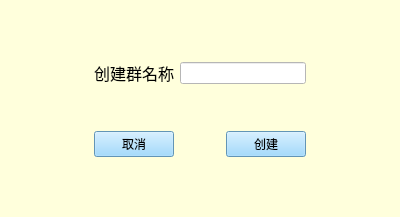
<?xml version="1.0" encoding="UTF-8"?>
<ui version="4.0">
 <class>CreateGroup</class>
 <widget class="QWidget" name="CreateGroup">
  <property name="geometry">
   <rect>
    <x>0</x>
    <y>0</y>
    <width>400</width>
    <height>217</height>
   </rect>
  </property>
  <property name="windowTitle">
   <string>Form</string>
  </property>
  <property name="styleSheet">
   <string notr="true">background-color: rgb(255, 255, 220);
</string>
  </property>
  <layout class="QGridLayout" name="gridLayout_2">
   <item row="0" column="1">
    <spacer name="verticalSpacer_2">
     <property name="orientation">
      <enum>Qt::Vertical</enum>
     </property>
     <property name="sizeHint" stdset="0">
      <size>
       <width>20</width>
       <height>40</height>
      </size>
     </property>
    </spacer>
   </item>
   <item row="2" column="1">
    <spacer name="verticalSpacer">
     <property name="orientation">
      <enum>Qt::Vertical</enum>
     </property>
     <property name="sizeHint" stdset="0">
      <size>
       <width>20</width>
       <height>40</height>
      </size>
     </property>
    </spacer>
   </item>
   <item row="1" column="1">
    <layout class="QGridLayout" name="gridLayout">
     <item row="0" column="1" colspan="2">
      <widget class="QLineEdit" name="lineEdit">
       <property name="styleSheet">
        <string notr="true">background-color: rgb(255, 255, 255);</string>
       </property>
      </widget>
     </item>
     <item row="0" column="0">
      <widget class="QLabel" name="label">
       <property name="font">
        <font>
         <family>AcadEref</family>
         <pointsize>10</pointsize>
        </font>
       </property>
       <property name="text">
        <string>&lt;html&gt;&lt;head/&gt;&lt;body&gt;&lt;p align=&quot;center&quot;&gt;&lt;span style=&quot; font-size:12pt;&quot;&gt;创建群名称&lt;/span&gt;&lt;/p&gt;&lt;/body&gt;&lt;/html&gt;</string>
       </property>
      </widget>
     </item>
     <item row="2" column="0">
      <widget class="QPushButton" name="cancelButton">
       <property name="styleSheet">
        <string notr="true">background-color: rgb(137, 208, 255);</string>
       </property>
       <property name="text">
        <string>取消</string>
       </property>
      </widget>
     </item>
     <item row="2" column="1">
      <spacer name="horizontalSpacer">
       <property name="orientation">
        <enum>Qt::Horizontal</enum>
       </property>
       <property name="sizeHint" stdset="0">
        <size>
         <width>40</width>
         <height>20</height>
        </size>
       </property>
      </spacer>
     </item>
     <item row="2" column="2">
      <widget class="QPushButton" name="pushButton_2">
       <property name="styleSheet">
        <string notr="true">background-color: rgb(137, 208, 255);</string>
       </property>
       <property name="text">
        <string>创建</string>
       </property>
      </widget>
     </item>
     <item row="1" column="1">
      <spacer name="verticalSpacer_3">
       <property name="orientation">
        <enum>Qt::Vertical</enum>
       </property>
       <property name="sizeHint" stdset="0">
        <size>
         <width>20</width>
         <height>40</height>
        </size>
       </property>
      </spacer>
     </item>
    </layout>
   </item>
   <item row="1" column="2">
    <spacer name="horizontalSpacer_2">
     <property name="orientation">
      <enum>Qt::Horizontal</enum>
     </property>
     <property name="sizeHint" stdset="0">
      <size>
       <width>40</width>
       <height>20</height>
      </size>
     </property>
    </spacer>
   </item>
   <item row="1" column="0">
    <spacer name="horizontalSpacer_3">
     <property name="orientation">
      <enum>Qt::Horizontal</enum>
     </property>
     <property name="sizeHint" stdset="0">
      <size>
       <width>40</width>
       <height>20</height>
      </size>
     </property>
    </spacer>
   </item>
  </layout>
 </widget>
 <resources/>
 <connections/>
</ui>
